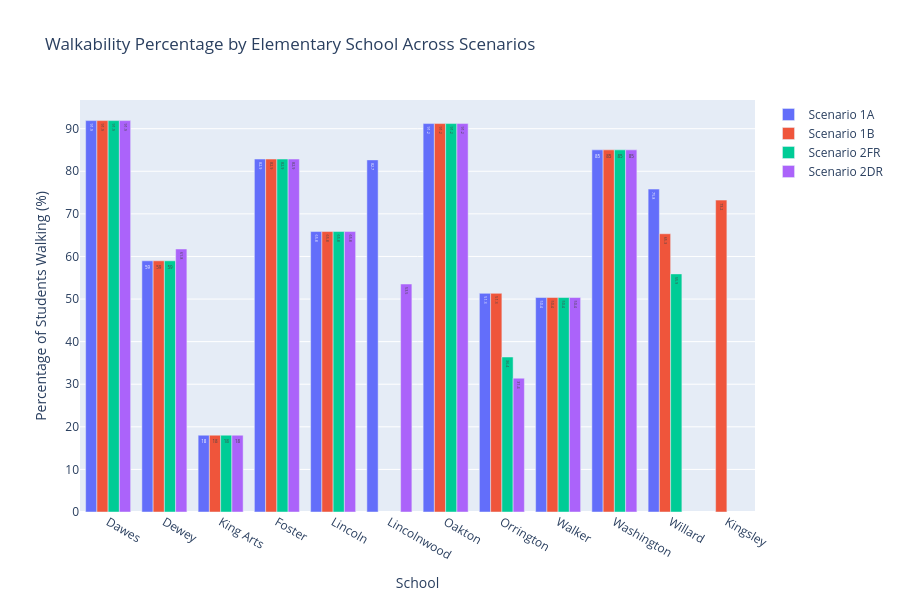

Notebook code cell kept with this figure:
### Code cell
# Create a side by side bar chart comparing walkability percentages across scenarios for each elementary school
fig = go.Figure()
fig.add_trace(go.Bar(
    x=elementary_transportation_1A['Schools'],
    y=elementary_transportation_1A['walk_pct'],
    name='Scenario 1A',
    text=elementary_transportation_1A['walk_pct'].round(1),
    textposition='auto'
))
fig.add_trace(go.Bar(
    x=elementary_transportation_1B['Schools'],
    y=elementary_transportation_1B['walk_pct'],
    name='Scenario 1B',
    text=elementary_transportation_1B['walk_pct'].round(1),
    textposition='auto'
))
fig.add_trace(go.Bar(
    x=elementary_transportation_2FR['Schools'],
    y=elementary_transportation_2FR['walk_pct'],
    name='Scenario 2FR',
    text=elementary_transportation_2FR['walk_pct'].round(1),
    textposition='auto'
))
fig.add_trace(go.Bar(
    x=elementary_transportation_2DR['Schools'],
    y=elementary_transportation_2DR['walk_pct'],
    name='Scenario 2DR',
    text=elementary_transportation_2DR['walk_pct'].round(1),
    textposition='auto'
))
fig.update_layout(
    title='Walkability Percentage by Elementary School Across Scenarios',
    xaxis_title='School',
    yaxis_title='Percentage of Students Walking (%)',
    barmode='group',
    height=600
)
fig.write_html('assets/elementary_walkability_comparison.html')
fig.show()

### Figure 1 — Plotly figure (JSON) as saved in the notebook; plotly's stock layout.template omitted (floating-point values rounded to 4 significant figures)
{"data": [{"name": "Scenario 1A", "text": [91.9, 59.0, 18.0, 82.9, 65.8, 82.7, 91.2, 51.3, 50.4, 85.0, 75.8], "textposition": "auto", "type": "bar", "x": ["Dawes", "Dewey", "King Arts", "Foster", "Lincoln", "Lincolnwood", "Oakton", "Orrington", "Walker", "Washington", "Willard"], "y": [91.9, 58.98, 18.03, 82.87, 65.85, 82.68, 91.2, 51.34, 50.36, 85.03, 75.82]}, {"name": "Scenario 1B", "text": [91.9, 59.0, 18.0, 82.9, 73.2, 65.8, 91.2, 51.3, 50.4, 85.0, 65.3], "textposition": "auto", "type": "bar", "x": ["Dawes", "Dewey", "King Arts", "Foster", "Kingsley", "Lincoln", "Oakton", "Orrington", "Walker", "Washington", "Willard"], "y": [91.9, 58.98, 18.03, 82.87, 73.23, 65.85, 91.2, 51.34, 50.36, 85.03, 65.33]}, {"name": "Scenario 2FR", "text": [91.9, 59.0, 18.0, 82.9, 65.8, 91.2, 36.4, 50.4, 85.0, 55.9], "textposition": "auto", "type": "bar", "x": ["Dawes", "Dewey", "King Arts", "Foster", "Lincoln", "Oakton", "Orrington", "Walker", "Washington", "Willard"], "y": [91.9, 58.98, 18.03, 82.87, 65.85, 91.2, 36.39, 50.36, 85.03, 55.91]}, {"name": "Scenario 2DR", "text": [91.9, 61.8, 18.0, 82.9, 65.8, 53.5, 91.2, 31.4, 50.4, 85.0], "textposition": "auto", "type": "bar", "x": ["Dawes", "Dewey", "King Arts", "Foster", "Lincoln", "Lincolnwood", "Oakton", "Orrington", "Walker", "Washington"], "y": [91.9, 61.76, 18.03, 82.87, 65.85, 53.53, 91.2, 31.42, 50.36, 85.03]}], "layout": {"barmode": "group", "height": 600, "title": {"text": "Walkability Percentage by Elementary School Across Scenarios"}, "xaxis": {"title": {"text": "School"}}, "yaxis": {"title": {"text": "Percentage of Students Walking (%)"}}}}
